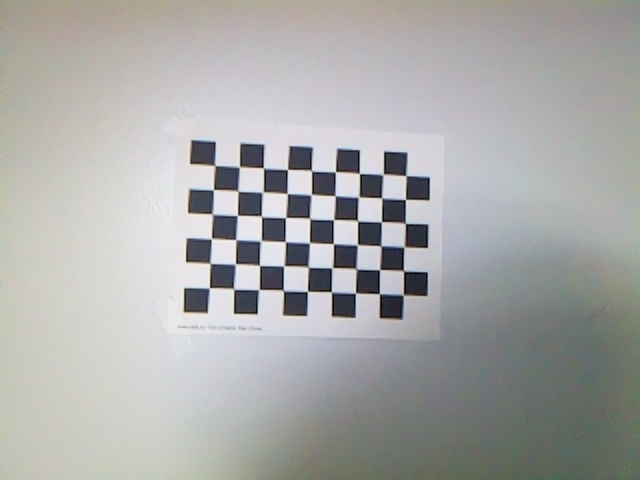
#> input picture Raspberry-Pi/calibration-images/image_001.jpg, 640 x 480 px; its folder holds only this picture in this run
$ python camera_calibration.py
#> lines starting #> are read from the running program, lines starting #| are printed output that depends on the picture; after the words box and inside, x2 and y2 are one past the last pixel; in counts of white or black regions, pixels touching at a corner belong together; long printed decimals are rounded
#opencv camera calibration

import cv2
import numpy as np
import os
import glob

# Defining the dimensions of checkerboard
CHECKERBOARD = (9,6)
criteria = (cv2.TERM_CRITERIA_EPS + cv2.TERM_CRITERIA_MAX_ITER, 30, 0.001)

# Creating vector to store vectors of 3D points for each checkerboard image
objpoints = []
# Creating vector to store vectors of 2D points for each checkerboard image
imgpoints = []


# Defining the world coordinates for 3D points
objp = np.zeros((6*9, 3), np.float32)
objp[:, :2] = np.mgrid[0:9, 0:6].T.reshape(-1, 2)
objp *= 25  # your square size in mm

prev_img_shape = None

# Extracting path of individual image stored in a given directory
images = glob.glob('./calibration-images/*.jpg')
for fname in images:
    img = cv2.imread(fname)
#> img is the input picture: shape (480, 640, 3); mean B, G, R 168.6, 169.8, 169.4
    if img is None:
        raise RuntimeError(f"Could not read calibration image: {fname}")
    gray = cv2.cvtColor(img, cv2.COLOR_BGR2GRAY)
    if prev_img_shape is None:
        prev_img_shape = gray.shape
#> prev_img_shape = (480, 640)
    elif gray.shape != prev_img_shape:
        raise ValueError("Calibration images must share one resolution")
    # Find the chess board corners
    # If desired number of corners are found in the image then ret = true
    ret, corners = cv2.findChessboardCorners(gray, CHECKERBOARD, cv2.CALIB_CB_ADAPTIVE_THRESH + cv2.CALIB_CB_FAST_CHECK + cv2.CALIB_CB_NORMALIZE_IMAGE)
#> ret = True; corners = 54 rows, first 8: [214.7, 165.6], [239.5, 167.1], [263.4, 167.8], [287.5, 169.6], [311.5, 170.7], [335.5, 171.6], [359.4, 173.5], [383.3, 174.6]

    """
    If desired number of corner are detected,
    we refine the pixel coordinates and display
    them on the images of checker board
    """
    if ret == True:
        objpoints.append(objp)
        # refining pixel coordinates for given 2d points.
        corners2 = cv2.cornerSubPix(gray, corners, (11,11),(-1,-1), criteria)
#> corners2 = 54 rows, first 8: [214.6, 165.5], [239.4, 166.8], [263.4, 168], [287.4, 169.5], [311.5, 170.6], [335.4, 171.7], [359.4, 173.4], [383.2, 174.3]

        imgpoints.append(corners2)

        # Draw and display the corners
        img = cv2.drawChessboardCorners(img, CHECKERBOARD, corners2, ret)
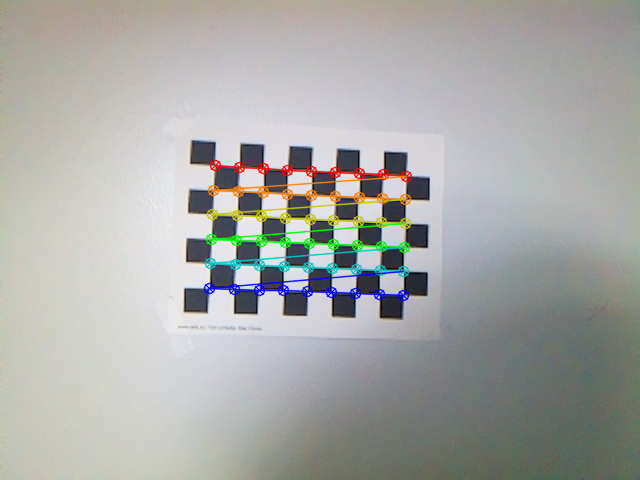
#> img: shape (480, 640, 3); 3.36% of pixels changed, all inside (x1, y1, x2, y2) = (203, 159, 413, 302)

    cv2.imshow('img',img)
    cv2.waitKey(0)

cv2.destroyAllWindows()

h,w = img.shape[:2]
#> h = 480; w = 640

"""
Performing camera calibration by
passing the value of known 3D points (objpoints)
and corresponding pixel coordinates of the
detected corners (imgpoints)
"""
if not objpoints or prev_img_shape is None:
    raise RuntimeError("No usable checkerboard detections were found")
image_size = (prev_img_shape[1], prev_img_shape[0])  # (width, height)
#> image_size = (640, 480)
ret, mtx, dist, rvecs, tvecs = cv2.calibrateCamera(
    objpoints, imgpoints, image_size, None, None
)
#> ret = 0.315; mtx = [[707.5, 0, 304.7], [0, 706.4, 246.7], [0, 0, 1]]; dist = [[-0.461, 42.24, 0.00516, 0.0029, -939]]; rvecs = ([-0.0505, -0.113, 0.0386],); tvecs = ([-92.06, -83.12, 720.5],)

print("Camera matrix : \n")
print(mtx)
#| [[707.462   0.         304.731]
#|  [  0.         706.362  246.724]
#|  [  0.           0.           1.        ]]
print("dist : \n")
print(dist)
#| [[-4.60572750e-01  4.22374607e+01  5.16479047e-03  2.90048774e-03
#|   -9.38990484e+02]]
print("rvecs : \n")
print(rvecs)
#| (array([[-0.05048],
#|        [-0.1132],
#|        [ 0.03864 ]]),)
print("tvecs : \n")
print(tvecs)
#| (array([[-92.060],
#|        [-83.122],
#|        [720.480]]),)

$ run again, on Raspberry-Pi/calibration-images/image_006.jpg
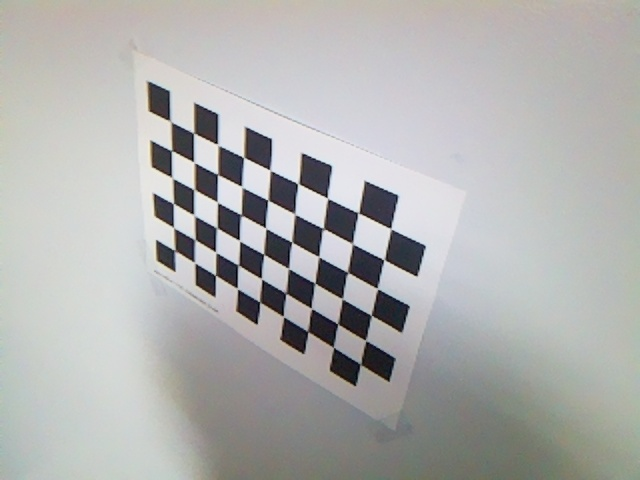
#> input picture Raspberry-Pi/calibration-images/image_006.jpg, 640 x 480 px
#> img is the input picture: shape (480, 640, 3); mean B, G, R 175.2, 176.4, 176.1
#> `ret, corners = cv2.findChessboardCorners(gray, CHECKERBOARD, cv2.CALIB..`: ret = True; corners = 54 rows, first 8: [170.6, 121.4], [193.2, 132.3], [217.6, 144.6], [243.6, 157.6], [270.3, 169.9], [297.7, 183.5], [327.6, 198], [357.9, 212.2]
#> corners2 = 54 rows, first 8: [170.3, 121.3], [193.7, 133], [217.7, 144.7], [243.7, 157.3], [270, 170.3], [298.3, 183.7], [327.4, 198.2], [358.3, 212.9]
#> `img = cv2.drawChessboardCorners(img, CHECKERBOARD, corners2, ret)`:
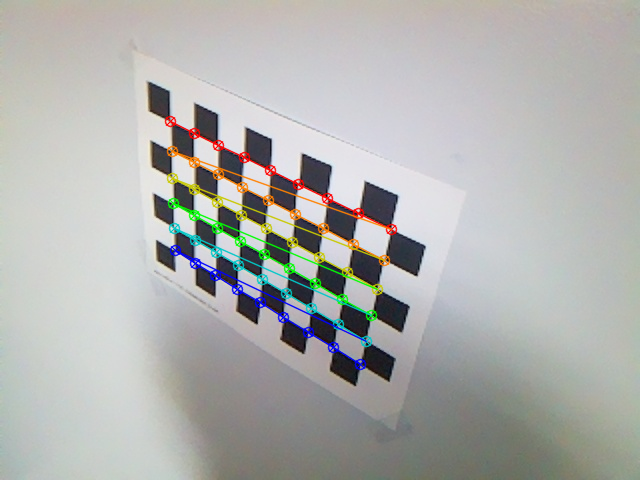
#> img: shape (480, 640, 3); 3.51% of pixels changed, all inside (x1, y1, x2, y2) = (164, 115, 398, 371)
#> `ret, mtx, dist, rvecs, tvecs = cv2.calibrateCamera( objpoints, imgpoin..`: ret = 0.206; mtx = [[538.5, 0, 343.9], [0, 553.9, 205.6], [0, 0, 1]]; dist = [[0.166, -0.816, -0.00371, 0.00638, 2.08]]; rvecs = ([0.517, 0.508, 0.298],); tvecs = ([-136.6, -63.99, 426.5],)
#| [[538.541   0.         343.939]
#|  [  0.         553.868 205.598]
#|  [  0.           0.           1.        ]]
#| [[ 0.166 -0.8161 -0.00371  0.00638  2.083]]
#| (array([[0.5169],
#|        [0.508],
#|        [0.2979]]),)
#| (array([[-136.628],
#|        [ -63.993],
#|        [ 426.544]]),)

$ run again, on Raspberry-Pi/calibration-images/image_007.jpg
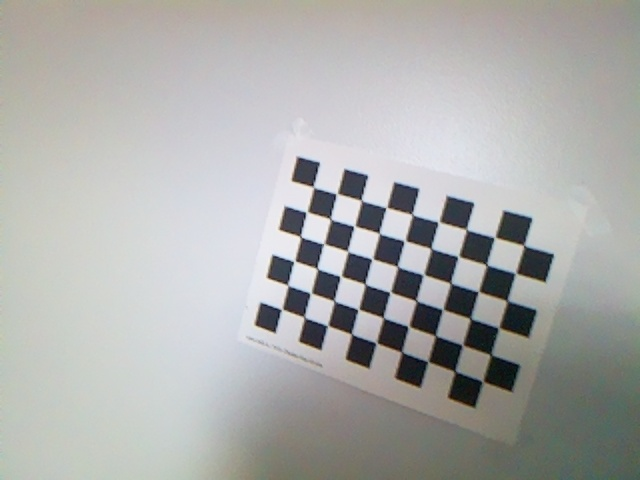
#> input picture Raspberry-Pi/calibration-images/image_007.jpg, 640 x 480 px
#> img is the input picture: shape (480, 640, 3); mean B, G, R 171.3, 173.2, 172.5
#> `ret, corners = cv2.findChessboardCorners(gray, CHECKERBOARD, cv2.CALIB..`: ret = True; corners = 54 rows, first 8: [313.8, 187.2], [336.9, 193.5], [361.4, 200], [386.4, 207.2], [411.7, 215], [438.2, 221.8], [466, 229.8], [494.6, 236.6]
#> corners2 = 54 rows, first 8: [313.5, 187], [336.7, 193.9], [361.3, 200.5], [386.4, 207.6], [412.1, 214.4], [438.6, 222.1], [466.3, 229.5], [494.6, 237.4]
#> `img = cv2.drawChessboardCorners(img, CHECKERBOARD, corners2, ret)`:
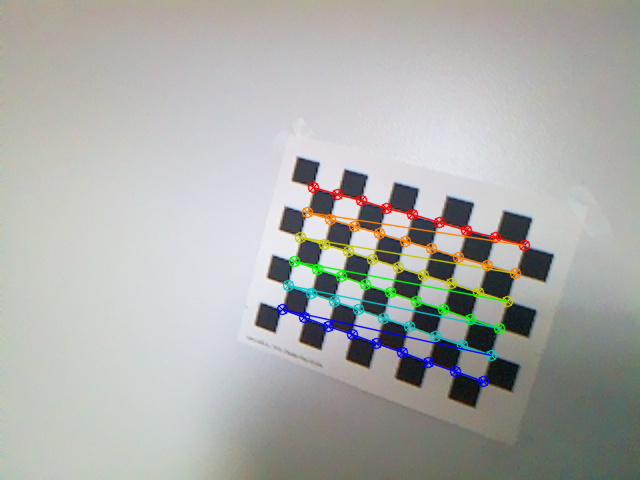
#> img: shape (480, 640, 3); 3.54% of pixels changed, all inside (x1, y1, x2, y2) = (276, 181, 531, 388)
#> `ret, mtx, dist, rvecs, tvecs = cv2.calibrateCamera( objpoints, imgpoin..`: ret = 0.134; mtx = [[797.3, 0, 300.5], [0, 772.4, 253.8], [0, 0, 1]]; dist = [[0.205, 0.608, 0.0043, -0.00968, -12.23]]; rvecs = ([0.107, 0.431, 0.276],); tvecs = ([11.94, -64.54, 748.3],)
#| [[797.332    0.         300.550]
#|  [  0.         772.420 253.779]
#|  [  0.           0.           1.        ]]
#| [[ 2.05030476e-01  6.08099403e-01  4.29753731e-03 -9.68331061e-03
#|   -1.22340879e+01]]
#| (array([[0.1066 ],
#|        [0.4311],
#|        [0.2761]]),)
#| (array([[ 11.937],
#|        [-64.536],
#|        [748.275]]),)

$ run again, on Raspberry-Pi/calibration-images/image_008.jpg
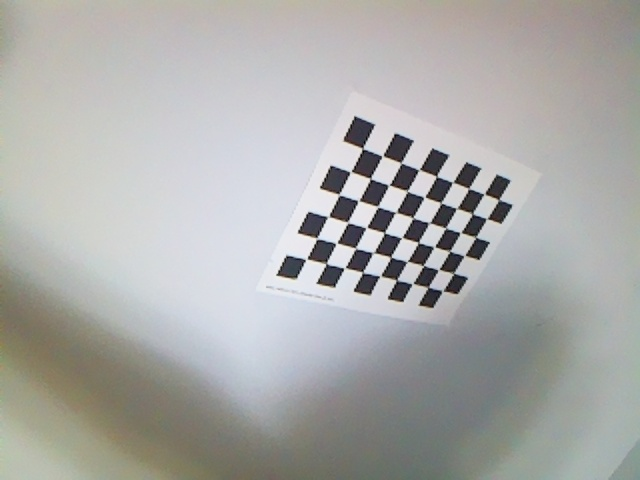
#> input picture Raspberry-Pi/calibration-images/image_008.jpg, 640 x 480 px
#> img is the input picture: shape (480, 640, 3); mean B, G, R 169.3, 171.4, 171.1
#> `gray = cv2.cvtColor(img, cv2.COLOR_BGR2GRAY)`:
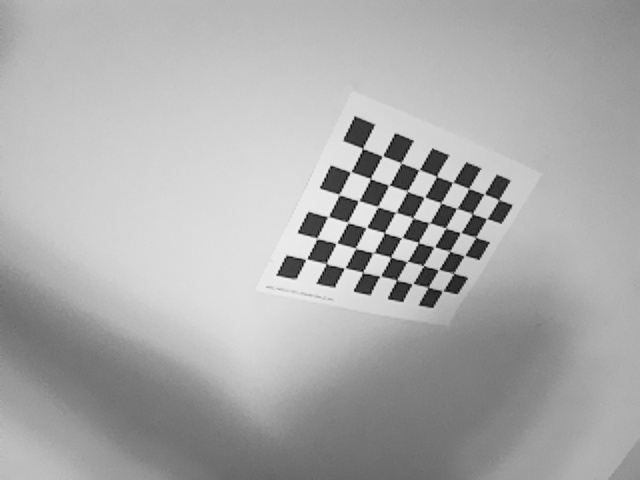
#> gray: shape (480, 640); min 0, max 247, mean 171.1
#> `ret, corners = cv2.findChessboardCorners(gray, CHECKERBOARD, cv2.CALIB..`: ret = True; corners = 54 rows, first 8: [362.4, 148.4], [382.5, 156], [400.6, 163.5], [419.4, 169.7], [436.5, 176.2], [452.5, 182.4], [468.2, 188.5], [484.3, 193.8]
#> corners2 = 54 rows, first 8: [362.6, 148.4], [382.4, 155.9], [401.2, 162.9], [419.2, 169.7], [436.5, 176.3], [452.9, 182.3], [468.9, 188.5], [484.2, 194]
#> `img = cv2.drawChessboardCorners(img, CHECKERBOARD, corners2, ret)`:
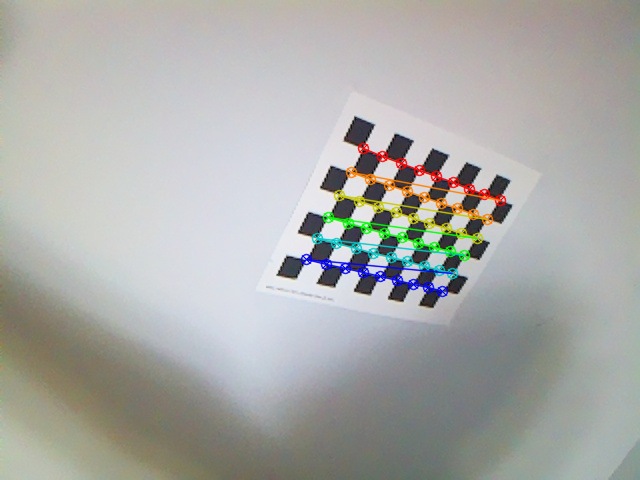
#> img: shape (480, 640, 3); 2.81% of pixels changed, all inside (x1, y1, x2, y2) = (300, 142, 507, 298)
#> `ret, mtx, dist, rvecs, tvecs = cv2.calibrateCamera( objpoints, imgpoin..`: ret = 0.391; mtx = [[555.9, 0, 292.3], [0, 579.5, 237.9], [0, 0, 1]]; dist = [[-0.256, -0.949, 0.00777, 0.0408, 9.02]]; rvecs = ([0.479, -0.475, 0.342],); tvecs = ([67.16, -83.22, 536.7],)
#| [[555.911   0.         292.318]
#|  [  0.         579.482 237.931]
#|  [  0.           0.           1.        ]]
#| [[-2.56267385e-01 -9.49255536e-01  7.76632746e-03  4.08016109e-02
#|    9.02234120e+00]]
#| (array([[ 0.4789],
#|        [-0.4752],
#|        [ 0.3419]]),)
#| (array([[ 67.164],
#|        [-83.217],
#|        [536.707]]),)

$ run again, on Raspberry-Pi/calibration-images/image_002.jpg
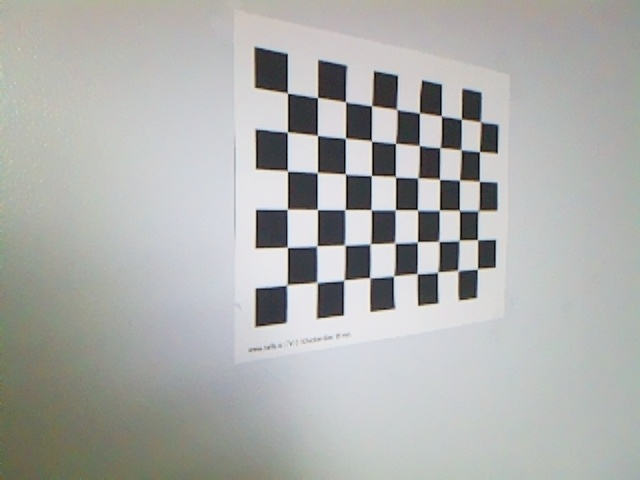
#> input picture Raspberry-Pi/calibration-images/image_002.jpg, 640 x 480 px
#> img is the input picture: shape (480, 640, 3); mean B, G, R 172.1, 174.3, 173
#> `ret, corners = cv2.findChessboardCorners(gray, CHECKERBOARD, cv2.CALIB..`: ret = True; corners = 54 rows, first 8: [287.4, 93.31], [317.5, 97.55], [345.5, 101.7], [371.6, 105.7], [396.8, 109.5], [419.6, 113.2], [441.1, 116.1], [461.5, 119.3]
#> corners2 = 54 rows, first 8: [287.4, 92.84], [317.5, 97.55], [345.5, 102], [371.5, 105.8], [396.7, 109.4], [419.4, 112.9], [441.4, 116.1], [461.3, 119.2]
#> `img = cv2.drawChessboardCorners(img, CHECKERBOARD, corners2, ret)`:
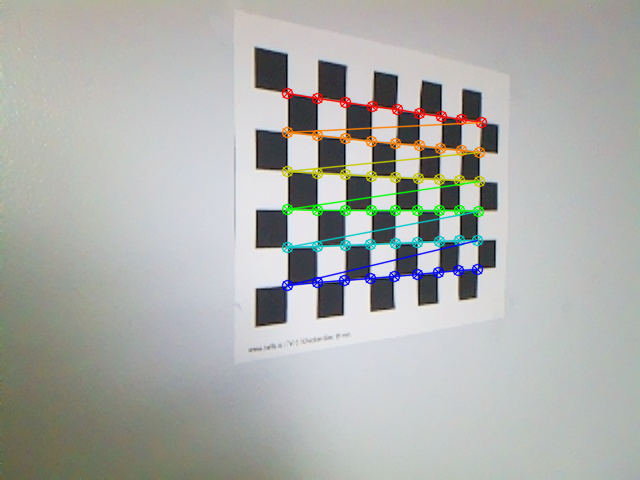
#> img: shape (480, 640, 3); 3.42% of pixels changed, all inside (x1, y1, x2, y2) = (281, 87, 488, 292)
#> `ret, mtx, dist, rvecs, tvecs = cv2.calibrateCamera( objpoints, imgpoin..`: ret = 0.35; mtx = [[409, 0, 331.8], [0, 467.3, 233.2], [0, 0, 1]]; dist = [[0.011, 0.509, 0.00307, 0.00156, -2]]; rvecs = ([0.0524, -0.494, -0.00591],); tvecs = ([-32.94, -90.69, 302.5],)
#| [[408.999   0.         331.842]
#|  [  0.         467.336 233.234]
#|  [  0.           0.           1.        ]]
#| [[ 1.10401795e-02  5.08977648e-01  3.06935108e-03  1.56233132e-03
#|   -2.00219851e+00]]
#| (array([[ 0.05236],
#|        [-0.4936],
#|        [-0.005907]]),)
#| (array([[-32.935],
#|        [-90.687],
#|        [302.525]]),)
